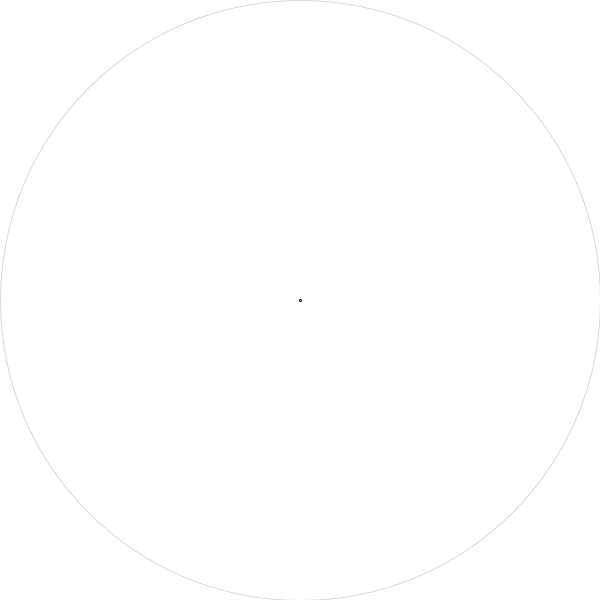
Frame 1 (no input)
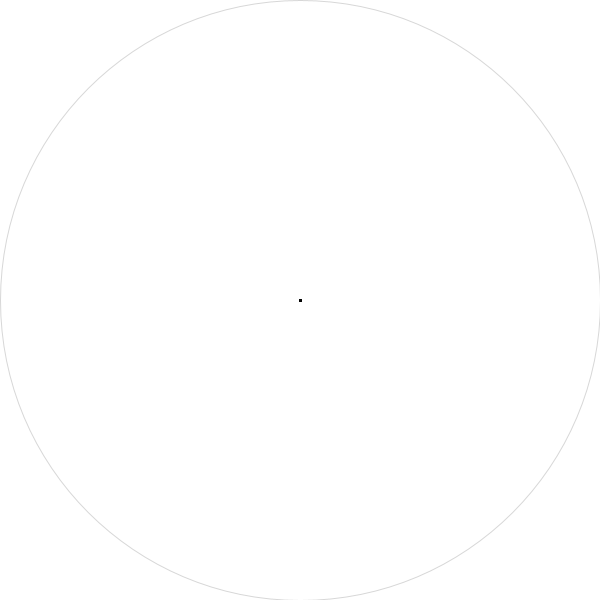
Frame 60 (the mouse pressed at the canvas centre just before this capture)
Frame 120 (the mouse held since frame 60 and released just before this capture): identical to frame 60, image omitted

The Processing sketch that drew these frames (run headless with seeded random() and noise(); from frame 60 on, the mouse is pressed at the canvas centre):

// Processing sketch: processing_2949
// ── processing_2949.pde

//                2009.5.13
//                Programing : Lee, jae-joong
//                E-mail : only104@naver.com
//                Homepage : http://smileblue.co.kr

float LC = 360; // Line drawing count
float RC = 0;   // 360 checking
int SLP = 0; // Line drawing Start point
int cc = 0;  //array check
int check = 1;
int num = 250;  //arary number
int stroke_alpha = 30;

int[] dotx= new int[num];
int[] doty= new int[num];
int[] num_check = new int[num];

void setup()
{
  size(600,600); // screen size
  smooth();        // smooth
  noFill();        // noFill; 
  background(255); // background
  ellipse(width/2, height/2,2,2);
  stroke(0,40);
  beginShape();
  ellipse(width/2, height/2, width ,height);
}

void draw()
{

  ellipse(width/2, height/2,2,2);
  if(check ==1)
  {
    translate(width / 2, height / 2);
    Line00();
  }
  else
  {
    pushMatrix();
    translate(width / 2, height / 2);        // center translate
    rotate((PI / 180) * (RC = RC + (360 / LC)));  // rotate Line
    stroke(0, stroke_alpha);

    beginShape();    

    for(int i=0; i<num; i++)
    {
      vertex(dotx[i], doty[i]);
    }
    endShape(CLOSE);
    popMatrix();

    if(RC >= 360)                              // stop check
    {
      stroke_alpha = 0;
      Redraw();
    }

  }
}

void Line00()
{

  if(check == 1)
  {
    if (mousePressed && (mouseButton == LEFT))
    {

      if(cc >= num)
      {
        check=0;
        background(255);
      }
      else{

        line(pmouseX- width/2, pmouseY- height/2, mouseX- width/2, mouseY- height/2);


        dotx[cc] = mouseX - width/2;
        doty[cc] = mouseY - height/2;
        cc++;
        stroke_alpha = 30;
      }
    }
  }
}

void Redraw()
{
  if( check == 0 )
  {
    if (mousePressed)
    {
      int d = day();    // Values from 1 - 31
      int m = month();  // Values from 1 - 12
      int y = year();
      int s = second();  // Values from 0 - 59
      int mm = minute();  // Values from 0 - 59
      int h = hour();    // Values from 0 - 23
      //    save("drawing"+ y + "_"+ m + "_" + d + "_" + h +"_" + mm + "_" + s +".jpg");
      check = 1;
      background(255);
      stroke(0,40);
      cc = 0;
      RC = 0;
      ellipse(width/2, height/2, width ,height);
    }
  }
}

void mouseReleased()
{
  endShape();
  beginShape();
}
